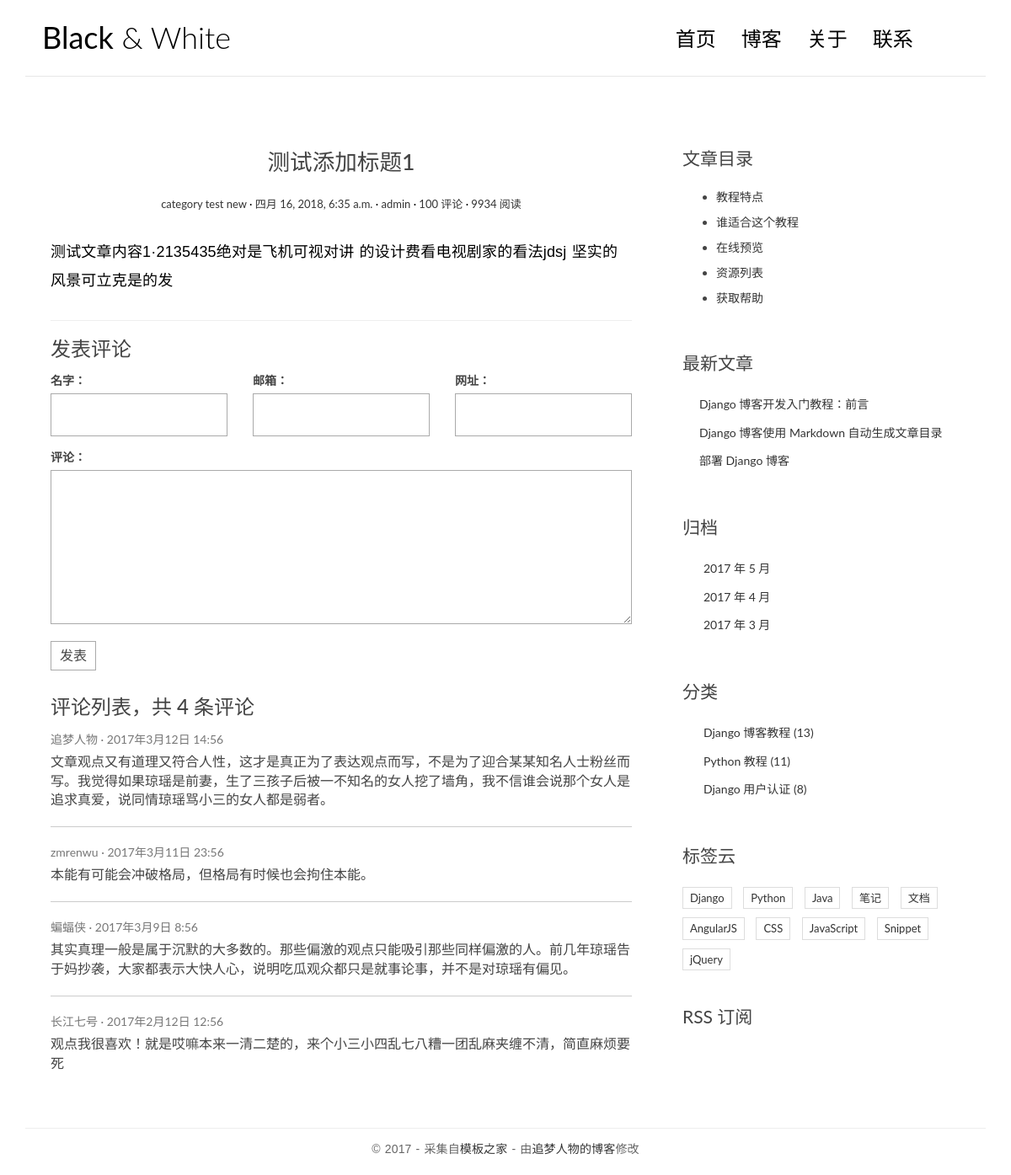
The app's page /post/2/ with its own data.
### blog/models.py (models this page shows, shortened)
class Post(models.Model):
    title = models.CharField(max_length=70)
    body = models.TextField()
    created_time = models.DateTimeField()
    modified_time = models.DateTimeField()
    excerpt = models.CharField(max_length=200, blank=True)
    category = models.ForeignKey(Category)
    tags = models.ManyToManyField(Tag, blank=True)
    author = models.ForeignKey(User)

class Category(models.Model):
    name = models.CharField(max_length=100)

### blog/views.py (the view)
# urls.py: url(r'^post/(?P<pk>[0-9]+)/$', views.detail, name='detail')
def detail(request, pk):
    post = get_object_or_404(Post, pk=pk)
    post.body = markdown.markdown(post.body,
                                  extensions= [
                                      'markdown.extensions.extra',
                                      'markdown.extensions.codehilite',
                                      'markdown.extensions.toc'
                                  ])
    return render(request, 'blog/detail.html', context={'post': post})

### blog/templates/blog/detail.html (shortened to what this page needs)
<!DOCTYPE html>
{% extends 'base.html' %}
                {% block main %}
                <article class="post post-{{post.pk}}">
                    <header class="entry-header">
                        <h1 class="entry-title">{{ post.title }}</h1>
                        <div class="entry-meta">
                            <span class="post-category"><a href="#">{{ post.category.name }}</a></span>
                            <span class="post-date"><a href="#"><time class="entry-date"
                                                                      datetime="{{ post.created_time }}">{{ post.created_time }}</time></a></span>
                            <span class="post-author"><a href="#">{{ post.author}}</a></span>
                            <span class="comments-link"><a href="#">100 评论</a></span>
                            <span class="views-count"><a href="#">9934 阅读</a></span>
                        </div>
                    </header>
                    <div class="entry-content clearfix">
                        {{ post.body|safe }}
                    </div>
                </article>
                <section class="comment-area" id="comment-area">
                    <hr>
                    <h3>发表评论</h3>
                    <form action="#" method="post" class="comment-form">
                        <div class="row">
                            <div class="col-md-4">
                                <label for="id_name">名字：</label>
                                <input type="text" id="id_name" name="name" required>
                            </div>
                            <div class="col-md-4">
                                <label for="id_email">邮箱：</label>
                                <input type="email" id="id_email" name="email" required>
                            </div>
                            <div class="col-md-4">
                                <label for="id_url">网址：</label>
                                <input type="text" id="id_url" name="url">
                            </div>
                            <div class="col-md-12">
                                <label for="id_comment">评论：</label>
                                <textarea name="comment" id="id_comment" required></textarea>
                                <button type="submit" class="comment-btn">发表</button>
                            </div>
                        </div>
                    </form>
                    <div class="comment-list-panel">
                        <h3>评论列表，共 <span>4</span> 条评论</h3>
                        <ul class="comment-list list-unstyled">
                            <li class="comment-item">
                                <span class="nickname">追梦人物</span>
                                <time class="submit-date" datetime="2012-11-09T23:15:57+00:00">2017年3月12日 14:56</time>
                                <div class="text">
                                    文章观点又有道理又符合人性，这才是真正为了表达观点而写，不是为了迎合某某知名人士粉丝而写。我觉得如果琼瑶是前妻，生了三孩子后被一不知名的女人挖了墙角，我不信谁会说那个女人是追求真爱，说同情琼瑶骂小三的女人都是弱者。
                                </div>
                            </li>
                            <li class="comment-item">
                                <span class="nickname">zmrenwu</span>
                                <time class="submit-date" datetime="2012-11-09T23:15:57+00:00">2017年3月11日 23:56</time>
                                <div class="text">
                                    本能有可能会冲破格局，但格局有时候也会拘住本能。
                                </div>
                            </li>
                            <li class="comment-item">
                                <span class="nickname">蝙蝠侠</span>
                                <time class="submit-date" datetime="2012-11-09T23:15:57+00:00">2017年3月9日 8:56</time>
                                <div class="text">
                                    其实真理一般是属于沉默的大多数的。那些偏激的观点只能吸引那些同样偏激的人。前几年琼瑶告于妈抄袭，大家都表示大快人心，说明吃瓜观众都只是就事论事，并不是对琼瑶有偏见。
                                </div>
                            </li>
                            <li class="comment-item">
                                <span class="nickname">长江七号</span>
                                <time class="submit-date" datetime="2012-11-09T23:15:57+00:00">2017年2月12日 12:56</time>
                                <div class="text">
                                    观点我很喜欢！就是哎嘛本来一清二楚的，来个小三小四乱七八糟一团乱麻夹缠不清，简直麻烦要死
                                </div>
                            </li>
                        </ul>
                    </div>
                </section>
                {% endblock main %}
                {% block toc %}
                <div class="widget widget-content">
                    <h3 class="widget-title">文章目录</h3>
                    <ul>
                        <li>
                            <a href="#">教程特点</a>
                        </li>
                        <li>
                            <a href="#">谁适合这个教程</a>
                        </li>
                        <li>
                            <a href="#">在线预览</a>
                        </li>
                        <li>
                            <a href="#">资源列表</a>
                        </li>
                        <li>
                            <a href="#">获取帮助</a>
                        </li>
                    </ul>
                </div>
                <div class="widget widget-recent-posts">
                    <h3 class="widget-title">最新文章</h3>
                    <ul>
                        <li>
                            <a href="#">Django 博客开发入门教程：前言</a>
                        </li>
                        <li>
                            <a href="#">Django 博客使用 Markdown 自动生成文章目录</a>
                        </li>
                        <li>
                            <a href="#">部署 Django 博客</a>
                        </li>
                    </ul>
                </div>
                <div class="widget widget-archives">
                    <h3 class="widget-title">归档</h3>
                    <ul>
                        <li>
                            <a href="#">2017 年 5 月</a>
                        </li>
                        <li>
                            <a href="#">2017 年 4 月</a>
                        </li>
                        <li>
                            <a href="#">2017 年 3 月</a>
                        </li>
                    </ul>
                </div>
                <div class="widget widget-category">
                    <h3 class="widget-title">分类</h3>
                    <ul>
                        <li>
                            <a href="#">Django 博客教程 <span class="post-count">(13)</span></a>
                        </li>
                        <li>
                            <a href="#">Python 教程 <span class="post-count">(11)</span></a>
                        </li>
                        <li>
                            <a href="#">Django 用户认证 <span class="post-count">(8)</span></a>
                        </li>
                    </ul>
                </div>
                <div class="widget widget-tag-cloud">
                    <h3 class="widget-title">标签云</h3>
                    <ul>
                        <li>
                            <a href="#">Django</a>
                        </li>
                        <li>
                            <a href="#">Python</a>
                        </li>
                        <li>
                            <a href="#">Java</a>
                        </li>
                        <li>
                            <a href="#">笔记</a>
                        </li>
                        <li>
                            <a href="#">文档</a>
                        </li>
                        <li>
                            <a href="#">AngularJS</a>
                        </li>
                        <li>
                            <a href="#">CSS</a>
                        </li>
                        <li>
                            <a href="#">JavaScript</a>
                        </li>
                        <li>
                            <a href="#">Snippet</a>
                        </li>
                        <li>
                            <a href="#">jQuery</a>
                        </li>
                    </ul>
                </div>
                <div class="rss">
                    <a href=""> RSS 订阅</a>
                </div>
                {% endblock toc %}

### blog/static/blog/css/custom.css (style rules this page uses)
* { outline: none; }
h1, h2, h3, h4, h5, h6 { margin-top: 0; }
a { color: #333; }
body { color: #444; font-family: 'Lato', sans-serif; }
p { font-family: 'Ubuntu', sans-serif; font-weight: 400; word-spacing: 1px; letter-spacing: 0.01em; }
.post { background: #fff; padding: 30px 30px 0; }
.entry-title { text-align: center; font-size: 1.9em; margin-bottom: 20px; line-height: 1.6; padding: 10px 20px 0; }
.entry-meta { text-align: center; color: #DDDDDD; font-size: 13px; margin-bottom: 30px; }
.entry-content { font-size: 18px; line-height: 1.9; font-weight: 300; color: #000; }
.post-category::after, .post-date::after, .post-author::after, .comments-link::after { content: ' ·'; color: #000; }
.widget { background: #fff; padding: 30px 0 0; }
.widget-title { font-size: 1.5em; margin-bottom: 20px; line-height: 1.6; padding: 10px 0 0; font-weight: 400; }
.widget-recent-posts ul { padding: 0; margin: 0; padding-left: 20px; }
.widget-recent-posts ul li { list-style-type: none; position: relative; line-height: 170%; margin-bottom: 10px; }
.widget-recent-posts ul li::before { content: '\f3d3'; font-family: "Ionicons"; position: absolute; left: -17px; top: 3px; font-size: 16px; color: #000; }
.widget-archives ul { padding: 0; margin: 0; padding-left: 25px; }
.widget-archives ul li { list-style-type: none; position: relative; line-height: 170%; margin-bottom: 10px; }
.widget-archives ul li::before { content: '\f3f3'; font-family: "Ionicons"; position: absolute; left: -25px; top: 1px; font-size: 16px; color: #000; }
.widget-category ul { padding: 0; margin: 0; padding-left: 25px; }
.widget-category ul li { list-style-type: none; position: relative; line-height: 170%; margin-bottom: 10px; }
.widget-category ul li::before { content: '\f3fe'; font-family: "Ionicons"; position: absolute; left: -25px; top: 1px; font-size: 18px; color: #000; }
.widget-tag-cloud ul { padding: 0; margin: 0; margin-right: -10px; }
.widget-tag-cloud ul li { list-style-type: none; font-size: 13px; display: inline-block; margin-right: 10px; margin-bottom: 10px; padding: 3px 8px; border: 1px solid #ddd; }
.widget-content ul li { margin-bottom: 10px; }
.rss { font-size: 21px; margin-top: 30px; }
.rss a { color: #444; }
.contact-form input, .comment-form input { border: 1px solid #aaa; margin-bottom: 15px; width: 100%; padding: 15px 15px; font-size: 16px; line-height: 100%; transition: 0.4s border-color linear; }
.contact-form textarea, .comment-form textarea { border: 1px solid #aaa; margin-bottom: 15px; width: 100%; padding: 15px 15px; font-size: 16px; line-height: 20px !important; min-height: 183px; transition: 0.4s border-color linear; }
.comment-area { padding: 0 30px 0; }
.comment-form { margin-top: 15px; }
.comment-form .comment-btn { background-color: #fff; border: 1px solid #aaa; font-size: 16px; padding: 5px 10px; }
.comment-list-panel { margin-top: 30px; }
.comment-list { margin-top: 15px; }
.comment-item:not(:last-child) { border-bottom: 1px #ccc solid; margin-bottom: 20px; padding-bottom: 20px; }
.comment-item .nickname, .comment-item .submit-date { color: #777; font-size: 14px; }
.comment-item .nickname:after { content: ' ·'; }
.comment-item .text { padding-top: 5px; font-size: 16px; }

### records on screen
Post: title "测试添加标题1", category.name "category test new", created_time "四月 16, 2018, 6:35 a.m.", author "admin", body "测试文章内容1·2135435绝对是飞机可视对讲 的设计费看电视剧家的看法jdsj 坚实的风景可立克是的发"
